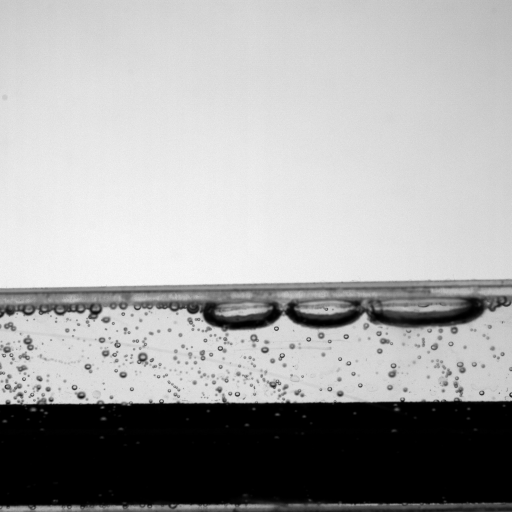
#> input picture Test Images/case 1 6400_C001H001S0001000001.tif, 1024 x 1024 px (shown at 1/2 size)
$ python -i 'Bubble Detection Pipeline.py'   (imports and definitions only)
#> lines starting #> are read from the running program, lines starting #| are printed output that depends on the picture; after the words box and inside, x2 and y2 are one past the last pixel; in counts of white or black regions, pixels touching at a corner belong together
import cv2
import numpy as np
import pandas as pd
from scipy import ndimage
from scipy.spatial.distance import cdist
import matplotlib.pyplot as plt
import matplotlib.patches as patches
from matplotlib.widgets import RectangleSelector
import os
from pathlib import Path
import warnings
import sys
import tkinter as tk
from tkinter import filedialog, messagebox, simpledialog
import glob
from datetime import datetime

# Handle missing dependencies gracefully
try:
    from skimage import morphology, measure, segmentation, filters
    from skimage.feature import peak_local_max
    from skimage import io as skio
    from PIL import Image, ImageTk
except ImportError as e:
    print(f"Error: Missing required packages!")
    print("Please install them with:")
    print("pip install scikit-image pillow matplotlib")
    print(f"Missing: {e}")
    input("Press Enter to exit...")
    sys.exit(1)

# [1 line not run here, left out]

class InteractiveCropper:
    def __init__(self, image):
        self.image = image
        self.crop_coords = None
        self.fig = None
        self.ax = None

    def crop_image_interactive(self):
        """Interactive image cropping using matplotlib"""
        self.fig, self.ax = plt.subplots(1, 1, figsize=(12, 8))
        self.ax.imshow(self.image, cmap='gray')
        self.ax.set_title('Select area to crop (drag to select, close window when done)')

        # Rectangle selector
        self.selector = RectangleSelector(
            self.ax, self.on_select,
            useblit=True, button=[1], minspanx=5, minspany=5,
            spancoords='pixels', interactive=True
        )

        plt.show()

        if self.crop_coords is not None:
            x1, y1, x2, y2 = self.crop_coords
            cropped = self.image[int(y1):int(y2), int(x1):int(x2)]
            return cropped, self.crop_coords
        else:
            return self.image, None

    # [6 lines left out: function on_select, not called in this run]

class EnhancedBubbleDetector:
    def __init__(self, min_bubble_area=20, max_bubble_area=50000,
                 min_radius=3, max_radius=50, block_size=81, c_value=7):
        """
        Enhanced bubble detector with cropping and background subtraction
        """
        self.min_bubble_area = min_bubble_area
        self.max_bubble_area = max_bubble_area
        self.min_radius = min_radius
        self.max_radius = max_radius
        self.block_size = block_size
        self.c_value = c_value
        self.background_image = None
        self.px_per_mm = 1.0  # Default pixel to mm ratio

    def load_image_robust(self, image_path):
        """Robust image loading that handles various TIFF formats"""
        if not os.path.exists(image_path):
            raise FileNotFoundError(f"Image not found: {image_path}")

        img = None

        # Method 1: Try OpenCV first
        try:
            img = cv2.imread(image_path, cv2.IMREAD_UNCHANGED)
#> img is the input picture: shape (1024, 1024) uint16; min 0, max 61376, mean 39790.1
            if img is not None:
                print(f"Loaded with OpenCV: {img.shape}, dtype: {img.dtype}")
#| Loaded with OpenCV: (1024, 1024), dtype: uint16

                # Convert to grayscale if needed
                if len(img.shape) == 3:
                    img = cv2.cvtColor(img, cv2.COLOR_BGR2GRAY)

                # Enhance contrast for TIFF images
                if img.dtype == np.uint16:
                    # Normalize 16-bit to 8-bit with contrast enhancement
                    p2, p98 = np.percentile(img, (2, 98))
#> p2 = 0; p98 = 58528
                    img = np.clip((img - p2) * 255.0 / (p98 - p2), 0, 255).astype(np.uint8)
                elif img.dtype != np.uint8:
                    img_min, img_max = img.min(), img.max()
                    if img_max > img_min:
                        img = ((img - img_min) / (img_max - img_min) * 255).astype(np.uint8)

                return img
        except Exception as e:
            print(f"OpenCV loading failed: {e}")

        # Fallback methods...
        try:
            img = skio.imread(image_path, as_gray=True)
            if img is not None:
                if img.dtype != np.uint8:
                    p2, p98 = np.percentile(img, (2, 98))
                    img = np.clip((img - p2) * 255.0 / (p98 - p2), 0, 255).astype(np.uint8)
                return img
        except Exception as e:
            print(f"Scikit-image loading failed: {e}")

        raise ValueError(f"Could not load image with any method: {image_path}")

    # [9 lines left out: function load_background_image, not called in this run]

    def crop_image_interactive(self, image):
        """Interactive cropping interface"""
        print("Opening interactive cropping window...")
        cropper = InteractiveCropper(image)
        cropped_image, crop_coords = cropper.crop_image_interactive()
#> in crop_image_interactive, `plt.show()`:
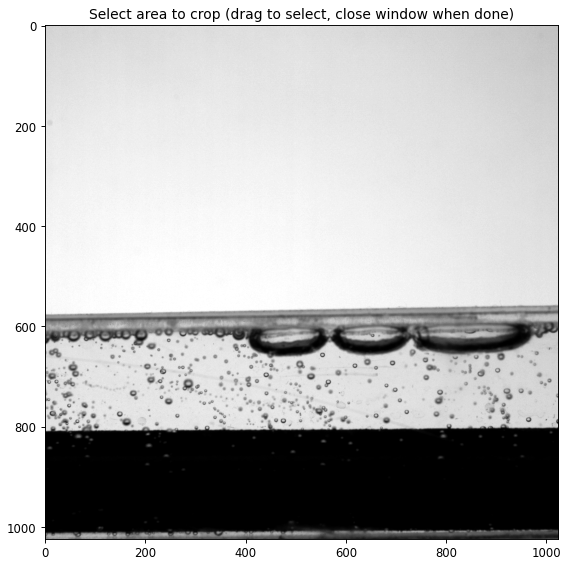
#> figure drawn by matplotlib, 1 panel

        if crop_coords is not None:
            print(f"Image cropped to: {cropped_image.shape}")
            return cropped_image, crop_coords
        else:
            print("No cropping applied")
            return image, None

    # [21 lines left out: function apply_background_subtraction, not called in this run]

    def enhance_contrast_adaptive(self, image):
        """Apply adaptive contrast enhancement"""
        # CLAHE (Contrast Limited Adaptive Histogram Equalization)
        clahe = cv2.createCLAHE(clipLimit=3.0, tileGridSize=(8,8))
        enhanced = clahe.apply(image)
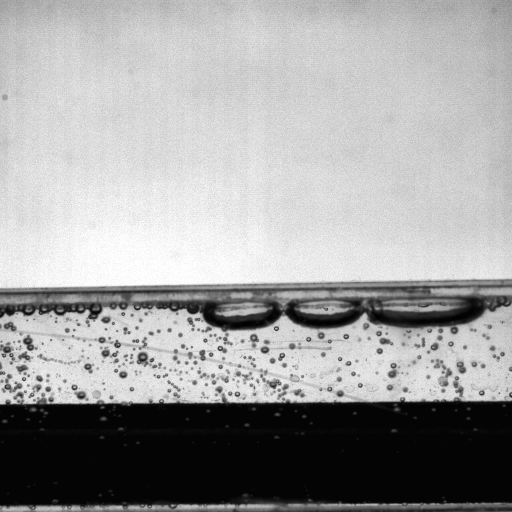
#> enhanced: shape (1024, 1024) (shown at 1/2 size); min 1, max 255, mean 159.5

        # Additional gamma correction for TIFF images
        gamma = 1.2
        gamma_corrected = np.power(enhanced / 255.0, 1.0 / gamma) * 255
        gamma_corrected = gamma_corrected.astype(np.uint8)

        return gamma_corrected

    def preprocess_image_enhanced(self, image, apply_bg_subtraction=False, background=None):
        """Enhanced preprocessing pipeline"""
        preprocessing_steps = {}

        # Step 1: Original
        preprocessing_steps['original'] = image.copy()

        # Step 2: Background subtraction (if requested)
        if apply_bg_subtraction and (background is not None or self.background_image is not None):
            image = self.apply_background_subtraction(image, background)
            preprocessing_steps['background_subtracted'] = image.copy()

        # Step 3: Contrast enhancement
        enhanced = self.enhance_contrast_adaptive(image)
        preprocessing_steps['contrast_enhanced'] = enhanced

        # Step 4: Gaussian blur
        blurred = cv2.GaussianBlur(enhanced, (3, 3), 0)
        preprocessing_steps['blurred'] = blurred

        # Step 5: Median filtering for noise reduction
        denoised = cv2.medianBlur(blurred, 5)
        preprocessing_steps['denoised'] = denoised

        # Step 6: Adaptive thresholding
        binary = cv2.adaptiveThreshold(
            denoised, 255, cv2.ADAPTIVE_THRESH_GAUSSIAN_C,
            cv2.THRESH_BINARY_INV, self.block_size, self.c_value
        )
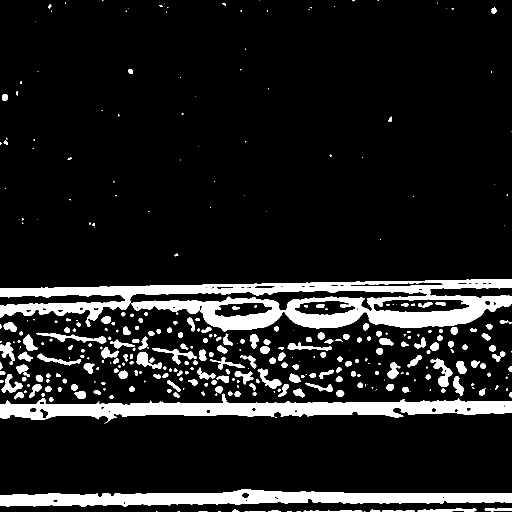
#> binary: shape (1024, 1024) (shown at 1/2 size); 12% white; 373 white regions (131 under 20 px), largest, box (x1, y1, x2, y2) and area: (0, 558, 1024, 663) 46525, (0, 787, 1024, 847) 25142, (0, 978, 1024, 1014) 21696
        preprocessing_steps['binary'] = binary

        # Step 7: Morphological operations
        kernel = np.ones((3,3), np.uint8)
        cleaned = cv2.morphologyEx(binary, cv2.MORPH_CLOSE, kernel, iterations=2)
#> cleaned: shape (1024, 1024); 12.4% white; 291 white regions (108 under 20 px), largest, box (x1, y1, x2, y2) and area: (0, 558, 1024, 669) 48965, (0, 772, 1024, 847) 25732, (0, 978, 1024, 1014) 21827
        cleaned = cv2.morphologyEx(cleaned, cv2.MORPH_OPEN, kernel, iterations=1)
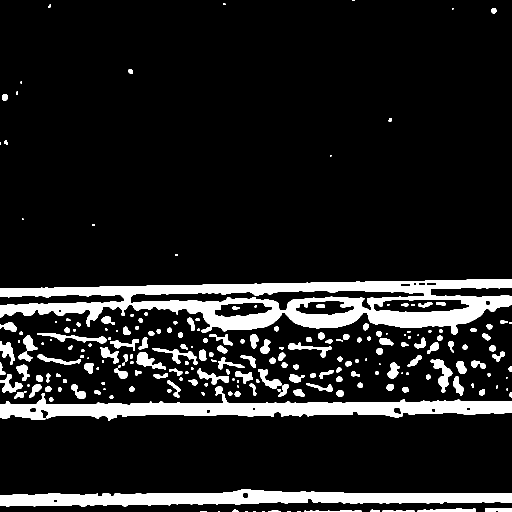
#> cleaned: shape (1024, 1024) (shown at 1/2 size); 12.2% white; 230 white regions (44 under 20 px)
        preprocessing_steps['morphology_cleaned'] = cleaned

        return cleaned, preprocessing_steps

    def detect_bubbles_enhanced(self, image_path, crop_image=True, apply_bg_subtraction=False,
                              background_path=None, px_per_mm=1.0, save_results=True, output_dir='results',
                              crop_coords=None):
        """Enhanced bubble detection with all features"""

        print(f"Processing: {image_path}")
        self.px_per_mm = px_per_mm

        try:
            # Load main image
            image = self.load_image_robust(image_path)
            original_image = image.copy()

            # Load background if needed
            background = None
            if apply_bg_subtraction and background_path:
                if self.load_background_image(background_path):
                    background = self.background_image

            # Apply cropping
            if crop_coords is not None:
                # Use provided crop coordinates
                x1, y1, x2, y2 = crop_coords
                image = image[int(y1):int(y2), int(x1):int(x2)]
                if background is not None:
                    background = background[int(y1):int(y2), int(x1):int(x2)]
                print(f"Applied crop coordinates: {crop_coords}")
            elif crop_image:
                # Interactive cropping
                image, crop_coords = self.crop_image_interactive(image)
                if crop_coords and background is not None:
                    # Crop background too
                    x1, y1, x2, y2 = crop_coords
                    background = background[int(y1):int(y2), int(x1):int(x2)]

            # Preprocessing
            binary_mask, preprocessing_steps = self.preprocess_image_enhanced(
                image, apply_bg_subtraction, background
            )
#> preprocessing_steps = 6 items

            # Find contours
            contours, hierarchy = cv2.findContours(binary_mask, cv2.RETR_EXTERNAL, cv2.CHAIN_APPROX_SIMPLE)
#> contours = 222 contours, 56 with area under 20; largest, box (x1, y1, x2, y2) and area: (0, 558, 1024, 669) 64402, (0, 772, 1024, 841) 24906, (0, 978, 1024, 1014) 20908, (861, 718, 905, 786) 1014, (74, 666, 213, 687) 832
            print(f"Found {len(contours)} raw contours.")
#| Found 222 raw contours.

            # Analyze bubbles
            bubble_data = []
            valid_contours = []

            for i, contour in enumerate(contours):
                area_px = cv2.contourArea(contour)
                if self.min_bubble_area < area_px < self.max_bubble_area:
                    # Calculate properties
                    bubble_props = self.calculate_bubble_properties(contour, area_px, i+1)
                    bubble_data.append(bubble_props)
                    valid_contours.append(contour)
#> this loop made 222 passes
#> (area_px, centroid_x in calculate_bubble_properties, centroid_y in calculate_bubble_properties, perimeter in calculate_bubble_properties, equiv_diameter_px in calculate_bubble_properties, circularity in calculate_bubble_properties, center_x in calculate_bubble_properties, center_y in calculate_bubble_properties) on passes 8 to 19: (139, 796, 1021, 133.3, 13.3, 0.0983, 795.9, 1021.4), (175, 670, 1022, 237.8, 14.93, 0.0389, 665.6, 1022), (43, 549, 1021, 49.66, 7.4, 0.219, 547.4, 1024.5), (55, 749, 1021, 41.66, 8.37, 0.398, 750, 1022.3), (33.5, 470, 1021, 29.07, 6.53, 0.498, 473.2, 1027.3), (516.5, 899, 1020, 243.6, 25.64, 0.109, 901.3, 1021.1), (336, 997, 1019, 124.5, 20.68, 0.272, 1003.8, 1019.4), (20908, 493, 996, 2180.6, 163.2, 0.0553, 475.9, 996.2), (50, 101, 798, 26.14, 7.98, 0.919, 101.8, 798.3), (34.5, 222, 793, 21.9, 6.63, 0.904, 222.5, 793.9), (69.5, 352, 789, 34.73, 9.41, 0.724, 352.6, 789.3), (36, 1020, 789, 26.49, 6.77, 0.645, 1025.2, 789)
#> contour on passes 56, 58: [[465, 757], [465, 760], [468, 760], [468, 757]], [[1012, 754], [1012, 756], [1014, 756], [1014, 754]]

            print(f"Detected {len(bubble_data)} valid bubbles")
#| Detected 164 valid bubbles

            if save_results:
                self.save_enhanced_results(
                    image_path, preprocessing_steps, binary_mask,
                    image, bubble_data, valid_contours, output_dir, crop_coords
                )

            return bubble_data, valid_contours, preprocessing_steps

        except Exception as e:
            print(f"Error processing image: {e}")
            import traceback
            traceback.print_exc()
            return [], [], {}

    def calculate_bubble_properties(self, contour, area_px, bubble_id):
        """Calculate comprehensive bubble properties"""
        # Basic measurements
        M = cv2.moments(contour)
        if M["m00"] != 0:
            centroid_x = int(M["m10"] / M["m00"])
            centroid_y = int(M["m01"] / M["m00"])
        else:
            centroid_x, centroid_y = 0, 0

        perimeter = cv2.arcLength(contour, True)
        equiv_diameter_px = np.sqrt(4 * area_px / np.pi)
        circularity = 4 * np.pi * area_px / (perimeter ** 2) if perimeter > 0 else 0

        # Ellipse fitting
        if len(contour) >= 5:
            ellipse = cv2.fitEllipse(contour)
            (center_x, center_y), (minor_axis, major_axis), orientation = ellipse
            aspect_ratio = major_axis / minor_axis if minor_axis > 0 else 0
        else:
            major_axis = minor_axis = equiv_diameter_px
            aspect_ratio = 1.0
            orientation = 0

        # Solidity
        hull = cv2.convexHull(contour)
        hull_area = cv2.contourArea(hull)
        solidity = area_px / hull_area if hull_area > 0 else 0

        # Convert to real-world units
        area_mm2 = area_px / (self.px_per_mm ** 2)
        diameter_mm = equiv_diameter_px / self.px_per_mm

        return {
            'bubble_id': bubble_id,
            'centroid_x': centroid_x,
            'centroid_y': centroid_y,
            'area_px': area_px,
            'area_mm2': area_mm2,
            'perimeter_px': perimeter,
            'diameter_px': equiv_diameter_px,
            'diameter_mm': diameter_mm,
            'major_axis_px': major_axis,
            'minor_axis_px': minor_axis,
            'orientation': orientation,
            'circularity': circularity,
            'aspect_ratio': aspect_ratio,
            'solidity': solidity,
        }

    def save_enhanced_results(self, image_path, preprocessing_steps, binary_mask,
                            processed_image, bubble_data, contours, output_dir, crop_coords):
        """Save comprehensive results with multiple visualizations"""
        Path(output_dir).mkdir(exist_ok=True)
        filename = Path(image_path).stem

        # 1. Stage-wise preprocessing progression
        self.save_preprocessing_stages(preprocessing_steps, filename, output_dir)

        # 2. Bubble detection results
        self.save_bubble_detection_results(processed_image, bubble_data, contours, filename, output_dir)

        # 3. Individual bubble analysis
        self.save_individual_bubble_analysis(processed_image, bubble_data, contours, filename, output_dir)

        # 4. CSV results
        self.save_csv_results(bubble_data, filename, output_dir)

        print(f"Results for {filename} saved to: {output_dir}")

    def save_preprocessing_stages(self, preprocessing_steps, filename, output_dir):
        """Save stage-wise preprocessing visualization"""
#> called with filename = 'case 1 6400_C001H001S0001000001', output_dir = 'results'
        n_steps = len(preprocessing_steps)
        cols = 3
        rows = (n_steps + cols - 1) // cols

        fig, axes = plt.subplots(rows, cols, figsize=(15, 5*rows))
        if rows == 1:
            axes = axes.reshape(1, -1)

        step_names = list(preprocessing_steps.keys())
        for i, (step_name, step_image) in enumerate(preprocessing_steps.items()):
            row, col = i // cols, i % cols
            axes[row, col].imshow(step_image, cmap='gray')
            axes[row, col].set_title(f'Step {i+1}: {step_name.replace("_", " ").title()}')
            axes[row, col].axis('off')
#> this loop made 6 passes

        # Hide empty subplots
        for i in range(n_steps, rows * cols):
            row, col = i // cols, i % cols
            axes[row, col].axis('off')

        plt.tight_layout()
        plt.savefig(Path(output_dir) / f'{filename}_preprocessing_stages.png', dpi=150, bbox_inches='tight')
        plt.close()

    def save_bubble_detection_results(self, image, bubble_data, contours, filename, output_dir):
        """Save bubble detection visualization"""
#> called with filename = 'case 1 6400_C001H001S0001000001', output_dir = 'results'
        fig, axes = plt.subplots(1, 2, figsize=(16, 8))

        # Original with detected bubbles
        result_img = cv2.cvtColor(image, cv2.COLOR_GRAY2BGR)
        for i, contour in enumerate(contours):
            cv2.drawContours(result_img, [contour], -1, (0, 255, 0), 2)
            # Add bubble ID
            if i < len(bubble_data):
                centroid = (bubble_data[i]['centroid_x'], bubble_data[i]['centroid_y'])
                cv2.putText(result_img, str(bubble_data[i]['bubble_id']),
                           centroid, cv2.FONT_HERSHEY_SIMPLEX, 0.5, (255, 0, 0), 1)
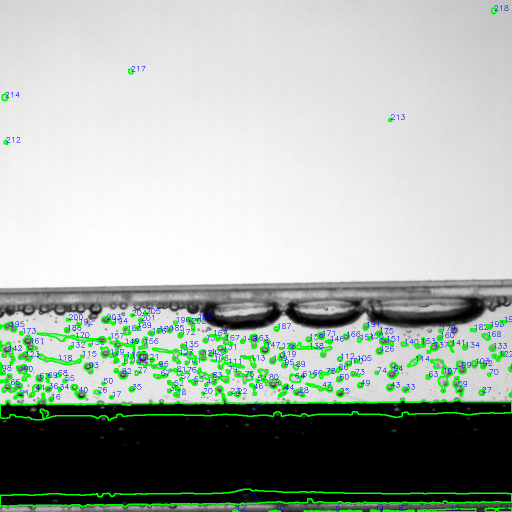
#> result_img: shape (1024, 1024, 3) (shown at 1/2 size); mean B, G, R 167.8, 176.1, 165.7

        axes[0].imshow(result_img)
        axes[0].set_title(f'Detected Bubbles (n={len(bubble_data)})')
        axes[0].axis('off')

        # Size distribution
        if bubble_data:
            diameters = [b['diameter_mm'] for b in bubble_data]
            axes[1].hist(diameters, bins=20, alpha=0.7, color='green', edgecolor='black')
            axes[1].set_title('Bubble Diameter Distribution')
            axes[1].set_xlabel('Diameter (mm)')
            axes[1].set_ylabel('Count')
            axes[1].grid(True, alpha=0.3)

        plt.tight_layout()
        plt.savefig(Path(output_dir) / f'{filename}_bubble_detection.png', dpi=150, bbox_inches='tight')
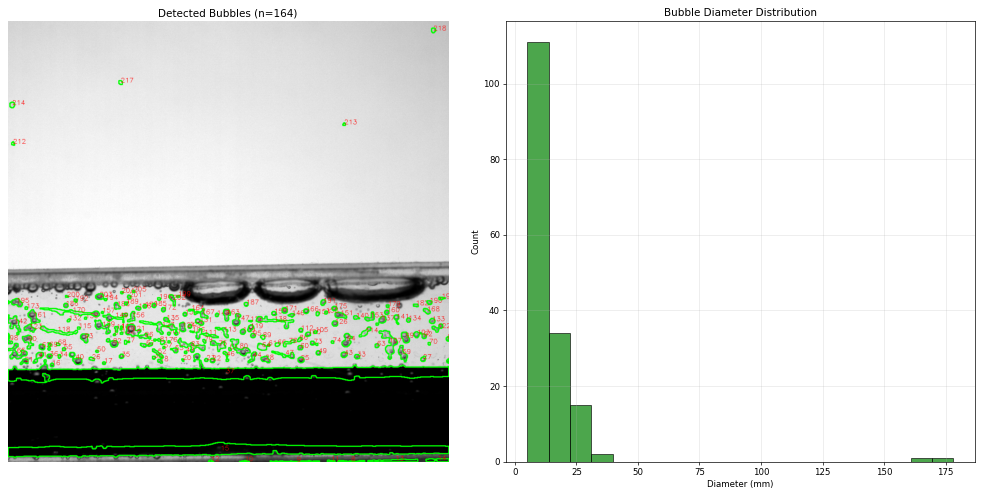
#> figure drawn by matplotlib, 2 panels; B, G, R data is drawn as R, G, B; panel 2: tallest bar 111 high, from x = 5.11 to 13.76
        plt.close()

    def save_individual_bubble_analysis(self, image, bubble_data, contours, filename, output_dir):
        """Save individual bubble analysis with IDs and measurements"""
#> called with filename = 'case 1 6400_C001H001S0001000001', output_dir = 'results'
        if not bubble_data:
            return

        n_bubbles = len(bubble_data)
        cols = 5
        rows = (n_bubbles + cols - 1) // cols

        fig, axes = plt.subplots(rows, cols, figsize=(20, 4*rows))
        if rows == 1:
            axes = axes.reshape(1, -1)

        for i, (bubble, contour) in enumerate(zip(bubble_data, contours)):
            row, col = i // cols, i % cols

            # Extract bubble region
            x, y, w, h = cv2.boundingRect(contour)
            padding = 10
            x1, y1 = max(0, x-padding), max(0, y-padding)
            x2, y2 = min(image.shape[1], x+w+padding), min(image.shape[0], y+h+padding)

            bubble_region = image[y1:y2, x1:x2]

            axes[row, col].imshow(bubble_region, cmap='gray')
            axes[row, col].set_title(
                f'ID: {bubble["bubble_id"]}\n'
                f'D: {bubble["diameter_mm"]:.2f}mm\n'
                f'A: {bubble["area_mm2"]:.3f}mm²',
                fontsize=8
            )
            axes[row, col].axis('off')

        # Hide empty subplots
        for i in range(n_bubbles, rows * cols):
            row, col = i // cols, i % cols
            axes[row, col].axis('off')

        plt.tight_layout()
        plt.savefig(Path(output_dir) / f'{filename}_individual_bubbles.png', dpi=150, bbox_inches='tight')
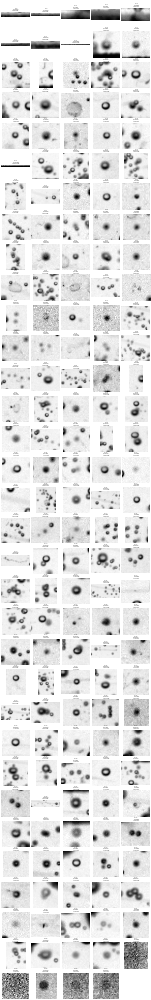
#> figure drawn by matplotlib, 164 panels
        plt.close()

    def save_csv_results(self, bubble_data, filename, output_dir):
        """Save bubble measurements to CSV"""
#> called with filename = 'case 1 6400_C001H001S0001000001', output_dir = 'results'
        if bubble_data:
            df = pd.DataFrame(bubble_data)
            csv_path = Path(output_dir) / f'{filename}_bubble_measurements.csv'
            df.to_csv(csv_path, index=False)

            # Print summary
            print(f"\n=== BUBBLE ANALYSIS SUMMARY FOR {filename} ===")
            print(f"Total bubbles detected: {len(df)}")
#| Total bubbles detected: 164
            print(f"Average diameter: {df['diameter_mm'].mean():.3f} ± {df['diameter_mm'].std():.3f} mm")
#| Average diameter: 14.539 ± 18.607 mm
            print(f"Diameter range: {df['diameter_mm'].min():.3f} - {df['diameter_mm'].max():.3f} mm")
#| Diameter range: 5.109 - 178.075 mm
            print(f"Average area: {df['area_mm2'].mean():.4f} ± {df['area_mm2'].std():.4f} mm²")
#| Average area: 436.3049 ± 2520.1951 mm²
            print(f"Average circularity: {df['circularity'].mean():.3f} ± {df['circularity'].std():.3f}")
#| Average circularity: 0.653 ± 0.253

    # [366 lines left out: functions batch_process_images, get_user_inputs, get_single_image_inputs, get_batch_processing_inputs, get_common_parameters, main, not called in this run]

# [2 lines not run here, left out]

>>> result = EnhancedBubbleDetector().detect_bubbles_enhanced('Test Images/case 1 6400_C001H001S0001000001.tif')
